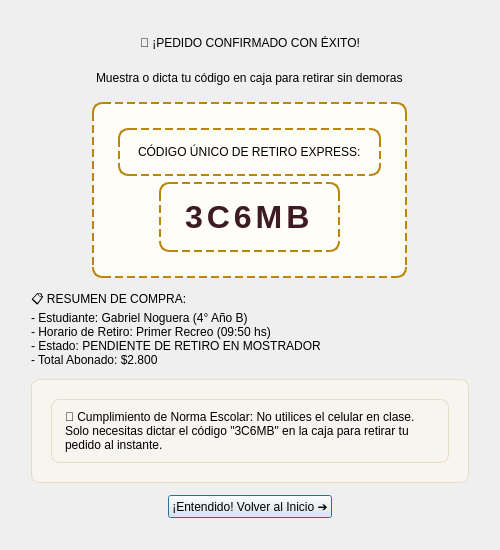
<?xml version="1.0" encoding="UTF-8"?>
<ui version="4.0">
 <class>ComprobanteDialog</class>
 <widget class="QDialog" name="ComprobanteDialog">
  <property name="geometry">
   <rect>
    <x>0</x>
    <y>0</y>
    <width>500</width>
    <height>550</height>
   </rect>
  </property>
  <property name="windowTitle">
   <string>Comprobante de Pedido - El Buffet de Alejandro</string>
  </property>
  <layout class="QVBoxLayout" name="verticalLayout">
   <item>
    <widget class="QFrame" name="cardReceipt">
     <layout class="QVBoxLayout" name="layoutReceipt">
      <property name="spacing">
       <number>12</number>
      </property>
      <property name="leftMargin">
       <number>20</number>
      </property>
      <property name="topMargin">
       <number>20</number>
      </property>
      <property name="rightMargin">
       <number>20</number>
      </property>
      <property name="bottomMargin">
       <number>20</number>
      </property>
      <item alignment="Qt::AlignCenter">
       <widget class="QLabel" name="lblLogoTitle">
        <property name="text">
         <string>🎉 ¡PEDIDO CONFIRMADO CON ÉXITO!</string>
        </property>
       </widget>
      </item>
      <item alignment="Qt::AlignCenter">
       <widget class="QLabel" name="lblSubtitle">
        <property name="text">
         <string>Muestra o dicta tu código en caja para retirar sin demoras</string>
        </property>
       </widget>
      </item>
      <item alignment="Qt::AlignCenter">
       <widget class="QFrame" name="frameCode">
        <property name="styleSheet">
         <string>border: 2px dashed #B8860B; background-color: #FFFDF7; border-radius: 10px; padding: 15px;</string>
        </property>
        <layout class="QVBoxLayout" name="layoutCode">
         <item alignment="Qt::AlignCenter">
          <widget class="QLabel" name="lblCodeLabel">
           <property name="text">
            <string>CÓDIGO ÚNICO DE RETIRO EXPRESS:</string>
           </property>
          </widget>
         </item>
         <item alignment="Qt::AlignCenter">
          <widget class="QLabel" name="lblCode">
           <property name="text">
            <string>3C6MB</string>
           </property>
           <property name="styleSheet">
            <string>font-size: 32px; font-weight: bold; color: #3D1A24; letter-spacing: 4px;</string>
           </property>
          </widget>
         </item>
        </layout>
       </widget>
      </item>
      <item>
       <widget class="QLabel" name="lblDetails">
        <property name="text">
         <string>📋 RESUMEN DE COMPRA:
- Estudiante: Gabriel Noguera (4° Año B)
- Horario de Retiro: Primer Recreo (09:50 hs)
- Estado: PENDIENTE DE RETIRO EN MOSTRADOR
- Total Abonado: $2.800</string>
        </property>
        <property name="wordWrap">
         <bool>true</bool>
        </property>
       </widget>
      </item>
      <item>
       <widget class="QFrame" name="frameNotice">
        <property name="styleSheet">
         <string>background-color: #F8F4EF; border: 1px solid #E6DEC3; border-radius: 8px; padding: 10px;</string>
        </property>
        <layout class="QVBoxLayout" name="layoutNotice">
         <item>
          <widget class="QLabel" name="lblRuleNotice">
           <property name="text">
            <string>📱 Cumplimiento de Norma Escolar: No utilices el celular en clase. Solo necesitas dictar el código "3C6MB" en la caja para retirar tu pedido al instante.</string>
           </property>
           <property name="wordWrap">
            <bool>true</bool>
           </property>
          </widget>
         </item>
        </layout>
       </widget>
      </item>
      <item alignment="Qt::AlignCenter">
       <widget class="QPushButton" name="btnClose">
        <property name="text">
         <string>¡Entendido! Volver al Inicio ➔</string>
        </property>
       </widget>
      </item>
     </layout>
    </widget>
   </item>
  </layout>
 </widget>
 <resources/>
 <connections/>
</ui>
